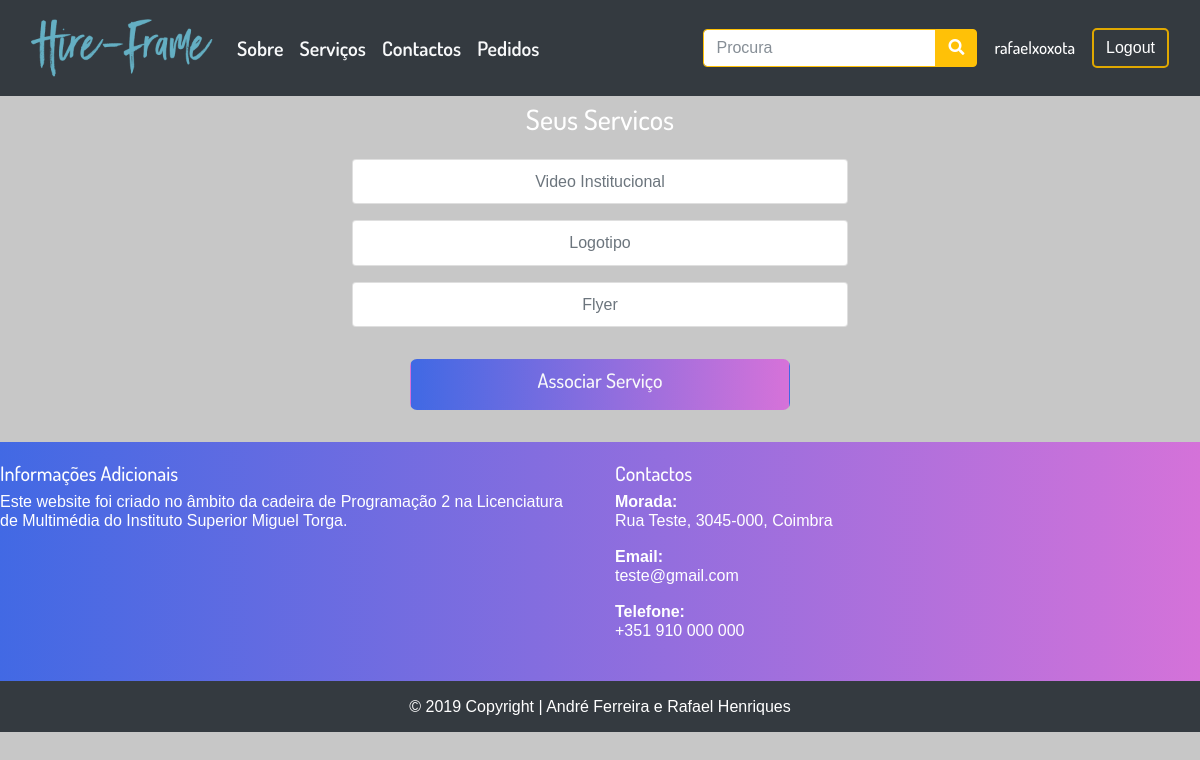
/index.php?op=listarservicos (signed in), run on an earlier commit of the app's database.
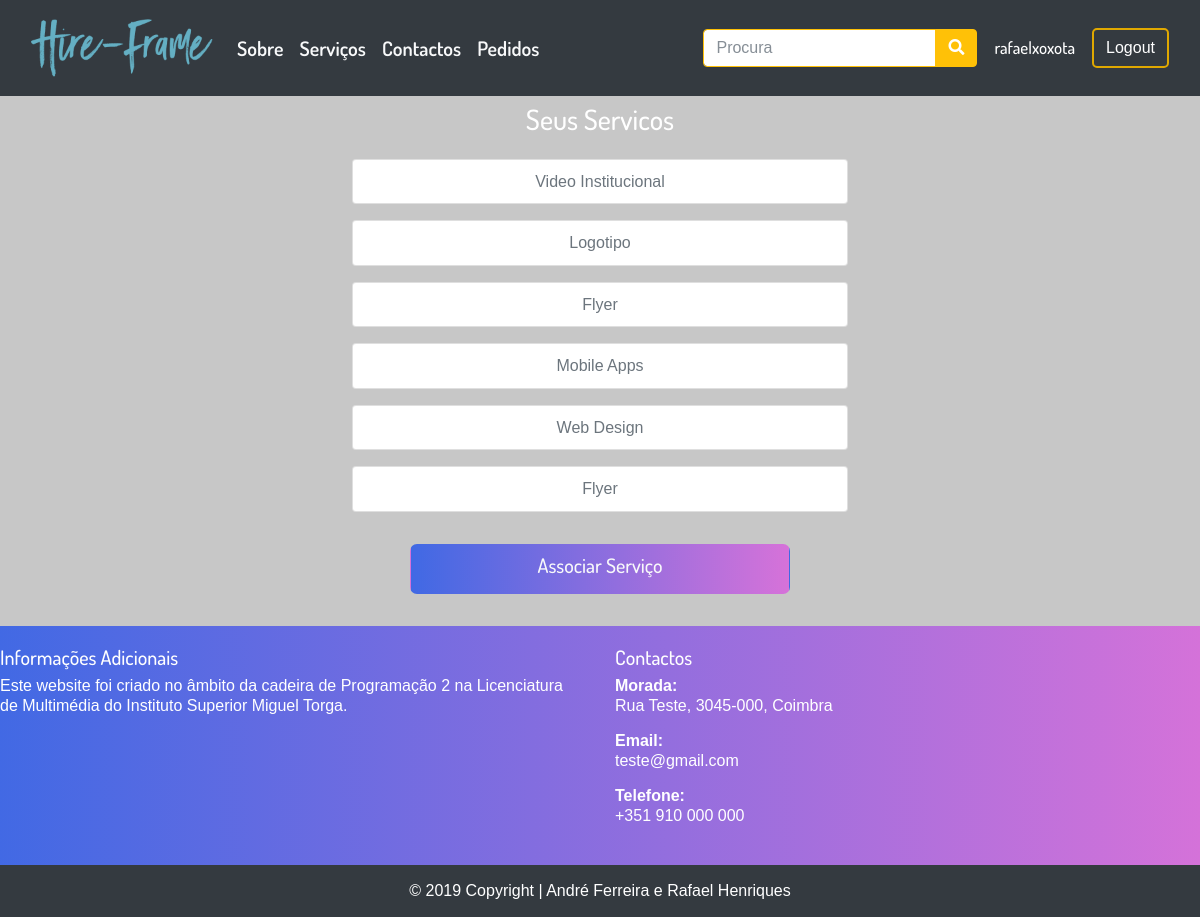
And on a later commit of the database.
### tables this page shows
CREATE TABLE IF NOT EXISTS `servico` (
  `id_utilizador` int(11) NOT NULL,
  `id_subarea` int(11) NOT NULL,
  `data` datetime NOT NULL DEFAULT CURRENT_TIMESTAMP ON UPDATE CURRENT_TIMESTAMP,
  `id_servico` int(11) NOT NULL AUTO_INCREMENT,
  `descricao` varchar(255) NOT NULL,
  `img_service` varchar(255) NOT NULL DEFAULT 'http://localhost/projetofinal/img/uploads/exemplo.jpg',
  `id_preco_servico` int(11) DEFAULT NULL,
  PRIMARY KEY (`id_servico`),
  KEY `fk_id_utilizador_utilizador` (`id_utilizador`),
  KEY `fk_id_subarea_subarea` (`id_subarea`),
  KEY `fk_id_preco_servico_preco_servico` (`id_preco_servico`)
);

CREATE TABLE IF NOT EXISTS `subarea` (
  `id_subarea` int(11) NOT NULL AUTO_INCREMENT,
  `nome` varchar(50) NOT NULL,
  `data` datetime NOT NULL DEFAULT CURRENT_TIMESTAMP ON UPDATE CURRENT_TIMESTAMP,
  `id_area` int(11) NOT NULL,
  `img_subarea` varchar(255) NOT NULL,
  PRIMARY KEY (`id_subarea`),
  KEY `fk_id_area_area` (`id_area`)
);

### inc/listarservicos.inc.php (the view, shortened to what this page needs)
<?php
if(isset($_SESSION['username'],$_SESSION['id_utilizador'])){
$id = $_SESSION["id_utilizador"];
?>
                 <div class="col-12 text-center p-2">
                <h3 class="">Seus Servicos</h3>
            </div>
<?php
  $db = new PDO("mysql:host=localhost; dbname=projetofinal","root","");
  $dados = $db->query("SELECT subarea.nome, servico.descricao, servico.id_subarea AS 'servico associado', servico.id_servico FROM servico JOIN utilizador ON servico.id_utilizador = utilizador.id_utilizador JOIN subarea ON servico.id_subarea = subarea.id_subarea JOIN area ON subarea.id_area = area.id_area WHERE utilizador.id_utilizador = $id");
  $dados->execute();
  if ($dados->rowCount() > 0)
  {
    foreach($dados as $row) {
      echo '<div class="row justify-content-center"><div class="col-md-5 text-center p-2">
   <ul class="list-group">
   <li class="list-group-item"><a href="index.php?op=gerirservicos&idservico='.$row["id_servico"].'">'.$row["nome"].'</a></li>
   </ul>
   </div>
</div>';
    }
} else {
echo '<div class="row justify-content-center"><div class="col-md-5 text-center p-2"> <h1>Ainda não tem serviços associados à sua conta. Associe um serviço.</h1></div></div>';
}
}
  ?>
<br>
<div class="row justify-content-center">
      <div class="col-md-4">
        <button class="btn btn-grad grad col-12 mb-2"><h5><a class="text-light" href="index.php?op=addservice">Associar Serviço</a></h5></button>
      </div>

What changed in the data, as far as the page shows it:
added servico: id_subarea.nome "Mobile Apps"
added servico: id_subarea.nome "Web Design"
added servico: id_subarea.nome "Flyer"
